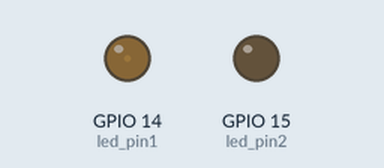
Recording of a program running on a simulated Raspberry Pi (BCM pin numbers). Parts: output pins drawn as LEDs (lit = HIGH).

Above: at 0.05 s.
At 0.5 s:
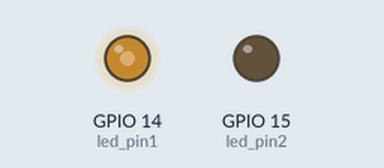
At 0.95 s:
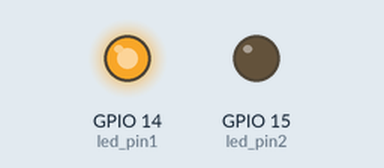
At 1.75 s:
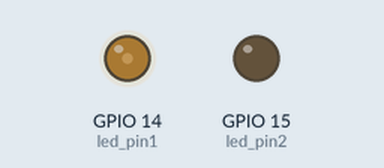
Timing chart, 0 to 4.7 s (numbered marks = the images above):
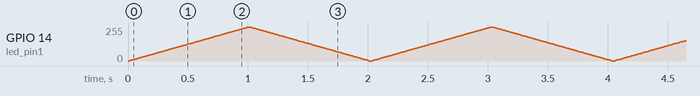

The program:

fading1.py
```python
import RPi.GPIO as GPIO
import time
import keyboard

GPIO.setmode(GPIO.BCM)
GPIO.setwarnings(False)

led_pin1 = 14
led_pin2 = 15

GPIO.setup(led_pin1, GPIO.OUT)
GPIO.setup(led_pin2, GPIO.OUT)

p = GPIO.PWM(14, 50)
p.start(0) #초기 듀티 사이클 설정
try:
    while 1:

        for dc in range(0,101,1):
            p.ChangeDutyCycle(dc)
            time.sleep(0.01)

        for dc in range(100,-1,-1):
            p.ChangeDutyCycle(dc)
            time.sleep(0.01)

except KeyboardInterrupt: #cntl+c
    p.stop()
    GPIO.cleanup()
```
